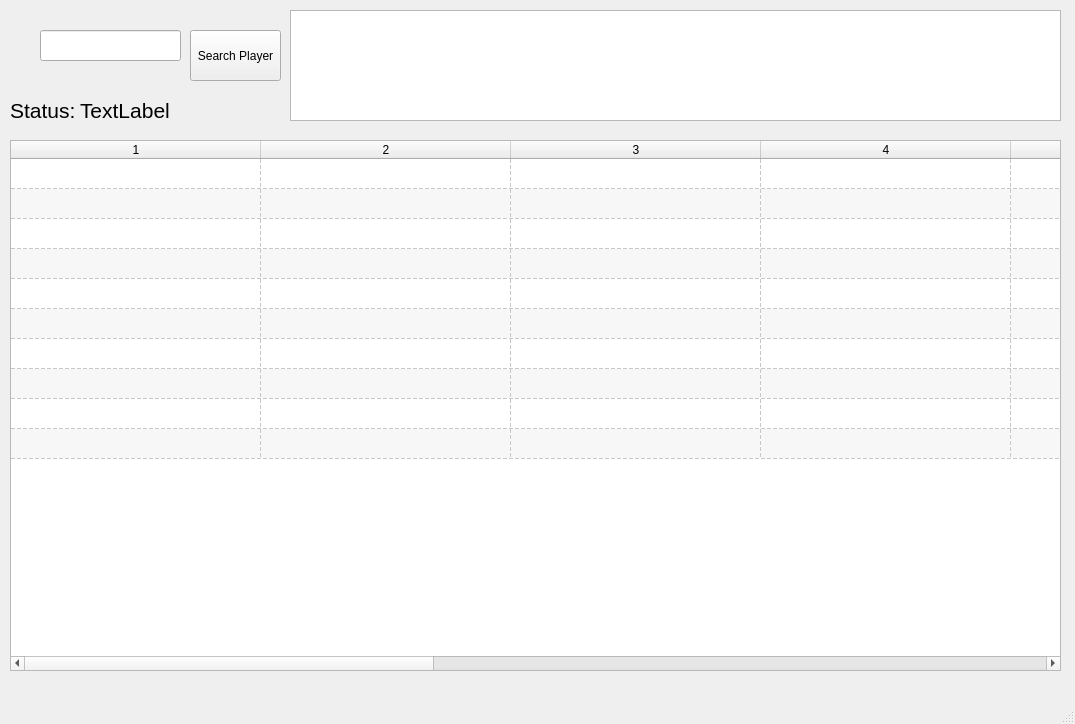
<?xml version="1.0" encoding="UTF-8"?>
<ui version="4.0">
 <class>MainWindow</class>
 <widget class="QMainWindow" name="MainWindow">
  <property name="geometry">
   <rect>
    <x>0</x>
    <y>0</y>
    <width>1075</width>
    <height>724</height>
   </rect>
  </property>
  <property name="mouseTracking">
   <bool>false</bool>
  </property>
  <property name="windowTitle">
   <string>MainWindow</string>
  </property>
  <widget class="QWidget" name="centralwidget">
   <widget class="QPushButton" name="pushButton">
    <property name="geometry">
     <rect>
      <x>190</x>
      <y>30</y>
      <width>91</width>
      <height>51</height>
     </rect>
    </property>
    <property name="mouseTracking">
     <bool>true</bool>
    </property>
    <property name="text">
     <string>Search Player</string>
    </property>
    <property name="flat">
     <bool>false</bool>
    </property>
   </widget>
   <widget class="QTableWidget" name="tableWidget">
    <property name="geometry">
     <rect>
      <x>10</x>
      <y>140</y>
      <width>1051</width>
      <height>531</height>
     </rect>
    </property>
    <property name="alternatingRowColors">
     <bool>true</bool>
    </property>
    <property name="horizontalScrollMode">
     <enum>QAbstractItemView::ScrollPerItem</enum>
    </property>
    <property name="gridStyle">
     <enum>Qt::DashLine</enum>
    </property>
    <property name="sortingEnabled">
     <bool>true</bool>
    </property>
    <property name="wordWrap">
     <bool>true</bool>
    </property>
    <property name="cornerButtonEnabled">
     <bool>true</bool>
    </property>
    <property name="rowCount">
     <number>10</number>
    </property>
    <property name="columnCount">
     <number>10</number>
    </property>
    <attribute name="horizontalHeaderVisible">
     <bool>true</bool>
    </attribute>
    <attribute name="horizontalHeaderCascadingSectionResizes">
     <bool>true</bool>
    </attribute>
    <attribute name="horizontalHeaderDefaultSectionSize">
     <number>250</number>
    </attribute>
    <attribute name="horizontalHeaderHighlightSections">
     <bool>true</bool>
    </attribute>
    <attribute name="horizontalHeaderMinimumSectionSize">
     <number>35</number>
    </attribute>
    <attribute name="horizontalHeaderStretchLastSection">
     <bool>false</bool>
    </attribute>
    <attribute name="verticalHeaderVisible">
     <bool>false</bool>
    </attribute>
    <attribute name="verticalHeaderShowSortIndicator" stdset="0">
     <bool>false</bool>
    </attribute>
    <attribute name="verticalHeaderStretchLastSection">
     <bool>false</bool>
    </attribute>
    <row/>
    <row/>
    <row/>
    <row/>
    <row/>
    <row/>
    <row/>
    <row/>
    <row/>
    <row/>
    <column/>
    <column/>
    <column/>
    <column/>
    <column/>
    <column/>
    <column/>
    <column/>
    <column/>
    <column/>
   </widget>
   <widget class="QLineEdit" name="lineEdit">
    <property name="geometry">
     <rect>
      <x>40</x>
      <y>30</y>
      <width>141</width>
      <height>31</height>
     </rect>
    </property>
   </widget>
   <widget class="QColumnView" name="columnView">
    <property name="geometry">
     <rect>
      <x>290</x>
      <y>10</y>
      <width>771</width>
      <height>111</height>
     </rect>
    </property>
   </widget>
   <widget class="QLabel" name="statusLabel">
    <property name="geometry">
     <rect>
      <x>80</x>
      <y>100</y>
      <width>171</width>
      <height>21</height>
     </rect>
    </property>
    <property name="font">
     <font>
      <pointsize>16</pointsize>
     </font>
    </property>
    <property name="text">
     <string>TextLabel</string>
    </property>
    <property name="alignment">
     <set>Qt::AlignLeading|Qt::AlignLeft|Qt::AlignVCenter</set>
    </property>
   </widget>
   <widget class="QLabel" name="label_2">
    <property name="geometry">
     <rect>
      <x>10</x>
      <y>100</y>
      <width>71</width>
      <height>21</height>
     </rect>
    </property>
    <property name="font">
     <font>
      <pointsize>16</pointsize>
     </font>
    </property>
    <property name="text">
     <string>Status:</string>
    </property>
   </widget>
  </widget>
  <widget class="QMenuBar" name="menubar">
   <property name="geometry">
    <rect>
     <x>0</x>
     <y>0</y>
     <width>1075</width>
     <height>21</height>
    </rect>
   </property>
  </widget>
  <widget class="QStatusBar" name="statusbar"/>
 </widget>
 <resources/>
 <connections/>
</ui>
